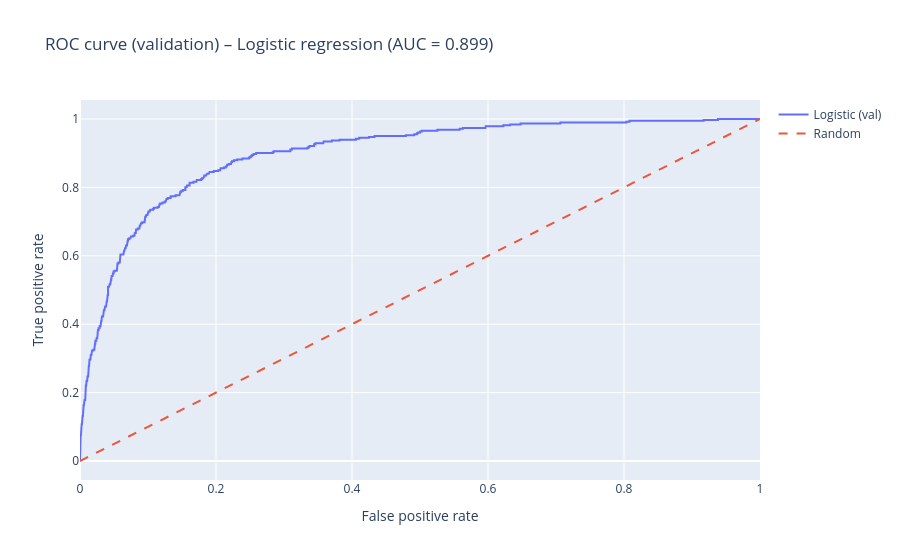

The notebook cell this image was saved under:
### Markdown cell above
## 3.4 ROC Curve — Logistic Regression

### Code cell
fpr, tpr, thresholds = roc_curve(Y_val, Y_val_prob)
auc_val = roc_auc_score(Y_val, Y_val_prob)

fig = go.Figure()
fig.add_trace(go.Scatter(x=fpr, y=tpr, mode="lines", name="Logistic (val)"))
fig.add_trace(go.Scatter(x=[0, 1], y=[0, 1], mode="lines", name="Random", line=dict(dash="dash")))

fig.update_layout(
    title=f"ROC curve (validation) – Logistic regression (AUC = {auc_val:.3f})",
)
fig.update_xaxes(title_text="False positive rate")
fig.update_yaxes(title_text="True positive rate")
fig.show()

### Figure 1 — Plotly figure (JSON) as saved in the notebook; plotly's stock layout.template omitted (floating-point values rounded to 4 significant figures; data arrays with more than 128 entries replaced by an {"elided": "..."} marker saying what was removed)
{"data": [{"mode": "lines", "name": "Logistic (val)", "type": "scatter", "x": {"elided": "412 float values"}, "y": {"elided": "412 float values"}}, {"line": {"dash": "dash"}, "mode": "lines", "name": "Random", "type": "scatter", "x": [0, 1], "y": [0, 1]}], "layout": {"title": {"text": "ROC curve (validation) – Logistic regression (AUC = 0.899)"}, "xaxis": {"title": {"text": "False positive rate"}}, "yaxis": {"title": {"text": "True positive rate"}}}}
